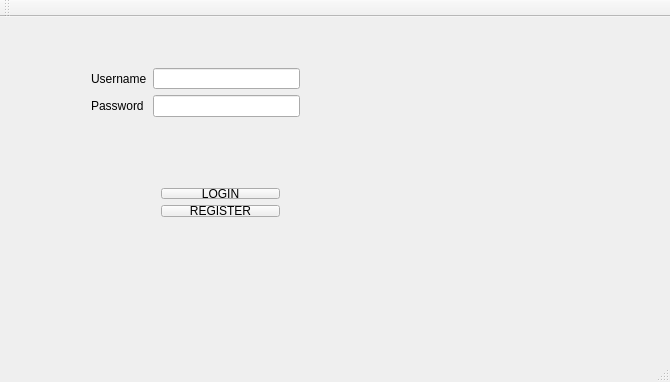
<?xml version="1.0" encoding="UTF-8"?>
<ui version="4.0">
 <class>BankAppClass</class>
 <widget class="QMainWindow" name="BankAppClass">
  <property name="windowModality">
   <enum>Qt::ApplicationModal</enum>
  </property>
  <property name="geometry">
   <rect>
    <x>0</x>
    <y>0</y>
    <width>670</width>
    <height>382</height>
   </rect>
  </property>
  <property name="windowTitle">
   <string>BankApp</string>
  </property>
  <widget class="QWidget" name="centralWidget">
   <widget class="QWidget" name="formLayoutWidget">
    <property name="geometry">
     <rect>
      <x>150</x>
      <y>160</y>
      <width>141</width>
      <height>51</height>
     </rect>
    </property>
    <layout class="QFormLayout" name="formLayout">
     <item row="1" column="0" colspan="2">
      <widget class="QPushButton" name="registerButton">
       <property name="text">
        <string>REGISTER</string>
       </property>
      </widget>
     </item>
     <item row="0" column="0" colspan="2">
      <widget class="QPushButton" name="loginButton">
       <property name="text">
        <string>LOGIN</string>
       </property>
      </widget>
     </item>
    </layout>
   </widget>
   <widget class="QWidget" name="formLayoutWidget_2">
    <property name="geometry">
     <rect>
      <x>80</x>
      <y>40</y>
      <width>231</width>
      <height>71</height>
     </rect>
    </property>
    <layout class="QFormLayout" name="formLayout_2">
     <item row="2" column="1">
      <widget class="QLineEdit" name="userField"/>
     </item>
     <item row="2" column="0">
      <widget class="QLabel" name="label">
       <property name="text">
        <string>Username</string>
       </property>
      </widget>
     </item>
     <item row="4" column="1">
      <widget class="QLineEdit" name="passwordField">
       <property name="echoMode">
        <enum>QLineEdit::Password</enum>
       </property>
      </widget>
     </item>
     <item row="4" column="0">
      <widget class="QLabel" name="label_2">
       <property name="text">
        <string>Password</string>
       </property>
      </widget>
     </item>
    </layout>
   </widget>
  </widget>
  <widget class="QMenuBar" name="menuBar">
   <property name="geometry">
    <rect>
     <x>0</x>
     <y>0</y>
     <width>670</width>
     <height>18</height>
    </rect>
   </property>
  </widget>
  <widget class="QToolBar" name="mainToolBar">
   <attribute name="toolBarArea">
    <enum>TopToolBarArea</enum>
   </attribute>
   <attribute name="toolBarBreak">
    <bool>false</bool>
   </attribute>
  </widget>
  <widget class="QStatusBar" name="statusBar"/>
 </widget>
 <layoutdefault spacing="6" margin="11"/>
 <resources>
  <include location="BankApp.qrc"/>
 </resources>
 <connections/>
</ui>
